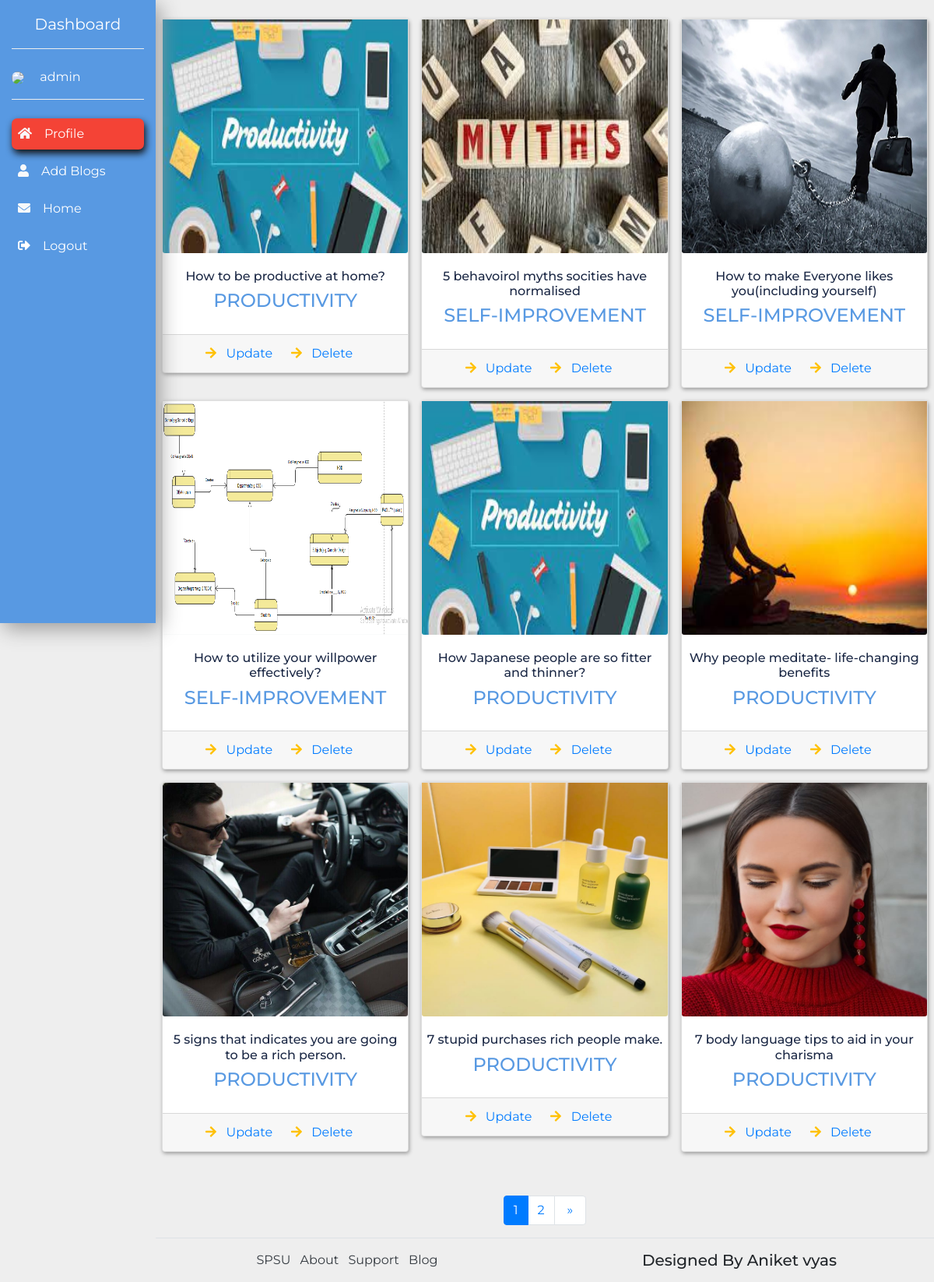
The page /dashboard (signed in) on the database its author committed.
### blogcodecs/models.py (models this page shows, shortened)
class blogs(models.Model):
    id = models.AutoField(primary_key=True)
    title = models.CharField(max_length=1000)
    image = models.ImageField()
    content = RichTextField(blank=True,null=True)
    submitedBy = models.ForeignKey(settings.AUTH_USER_MODEL,on_delete=models.CASCADE)
    dateUploaded = models.DateTimeField(auto_now_add=True)
    updatedOn = models.DateTimeField(auto_now_add=True)
    category = models.ForeignKey('category',on_delete=models.CASCADE)
    likes = models.IntegerField()

class category(models.Model):
    id = models.AutoField(primary_key=True)
    name = models.CharField(max_length=500)
    def __str__(self):
        return self.name

### blogcodecs/views.py (the view)
# urls.py: path('dashboard',views.dashboardView),
def dashboardView(request):
    dataObject = blogs.objects.filter(submitedBy=request.user).order_by('-dateUploaded')
    paginator = Paginator(dataObject,9)
    page = request.GET.get('page')
    galler = paginator.get_page(page)
    context = {
        'categoryPacket':category.objects.all(),
        'gallery':galler,
    }
    return render(request,'dashboard.html',context)

### templates/dashboard.html (shortened to what this page needs)
<!doctype html> {% load static %}
<html lang="en">
  <head>
    <link rel="stylesheet" href="https://stackpath.bootstrapcdn.com/bootstrap/4.1.1/css/bootstrap.min.css">
    <link rel="stylesheet" href="{% static 'css/style_dash.css' %}">
  </head>
  <body>
    <nav class="navbar navbar-expand-lg navbar-light">
      <div class="collapse navbar-collapse" id="navbarSupportedContent">
        <div class="container-fluid">
          <div class="row">
            <div class="col-xl-2 col-lg-3 col-md-4 sidebar fixed-top">
              <a href="#" class="navbar-brand text-white d-block mx-auto text-center py-3 mb-4 bottom-border">Dashboard</a>
              <div class="bottom-border pb-3">
                <img src="images/admin.jpeg" width="50" class="rounded-circle mr-3">
                <a href="#" class="text-white">{{user.username}}</a>
              </div>
              <ul class="navbar-nav flex-column mt-4">
              <li class="nav-item"><a href="#" class="nav-link text-white  mb-2 current"><i class="fas fa-home text-light mr-3"></i>Profile</a></li>
                <li class="nav-item"><a href="#" data-toggle="modal" data-target="#addBlogModal" class="nav-link text-white  mb-2 sidebar-link"><i class="fas fa-user text-light mr-3"></i>Add Blogs</a></li>
                <li class="nav-item"><a href="/" class="nav-link text-white  mb-2 sidebar-link"><i class="fas fa-envelope text-light  mr-3"></i>Home</a></li>
                <li class="nav-item"><a href="#" class="nav-link text-white mb-2 sidebar-link" data-toggle="modal" data-target="#sign-out"><i class="fas fa-sign-out-alt mr-3 "></i>Logout</a></li>
              </ul>
            </div>
          </div>
        </div>
      </div>
    </nav>
    <section>
      <div class="container-fluid">
        <div class="row">
          <div class="col-xl-10 col-lg-9 col-md-8 ml-auto">
            <div class="row justify-content-center mb-5">
                {% for i in gallery %}
              <div class="col-xl-4 col-sm-6 p-2">
                <div class="card card-common">
                    <div class="card-image-top">
                        <img src="/media/{{i.image}}" style="height:300px;" class="card-img-bottom d-block radius-image-full " alt="">
                    </div>
                  <div class="card-body">
                    <div class="row justify-content-center">
                      <div class="">
                        <h6 class="text-center" style="color:#1B2845;">{{i.title}}</h6>
                        <h4 class="text-center text-uppercase" style="color:#5899E2">{{i.category}}</h4>
                      </div>
                    </div>
                  </div>
                  <div class="card-footer text-secondary">
                      <div class="row justify-content-center text-center">
                          <div class="mr-4">
                            <i class="fas fa-arrow-right  mr-2 text-warning"></i>
                            <span><a href="#" data-toggle="modal" data-target="#updateBlogModal{{i.id}}" style="text-decoration:none;">Update </a></span>
                          </div>
                          <div class="mr-3">
                            <i class="fas fa-arrow-right mr-2 text-warning"></i>
                            <span><a href="delete/{{i.id}}" style="text-decoration:none;ß">Delete</a></span>
                          </div>
                      </div>
                  </div>
                </div>
              </div>
              {% endfor %}
            </div>
            <ul class="pagination justify-content-center">
              {% for num in gallery.paginator.page_range %}
                  {% if gallery.number == num %}
                      <li class="page-item active"><span class="page-link active">{{ num }}</span></li>
                  {% elif num > gallery.number|add:'-3' and num < gallery.number|add:'3' %}
                      <li class="page-item"><a class="page-link" href="?page={{ num }}">{{ num }}</a></li>
                  {% endif %}
              {% endfor %}
              {% if gallery.has_next %}
                  <li class="page-item"><a class="page-link py-2 px-3" href="?page={{ gallery.next_page_number }}">
                      <span>&raquo;</span>
                  </a></li>
              {% endif %}
              </ul>
          </div>
        </div>
      </div>
    </section>
    <footer>
      <div class="container-fluid">
        <div class="row">
          <div class="col-xl-10 col-lg-9 col-md-8 ml-auto">
            <div class="row border-top pt-3">
              <div class="col-lg-6 text-center">
                <ul class="list-inline">
                  <li class="list-inline-item mr-2">
                    <a href="#" class="text-dark">SPSU</a>
                  </li>
                  <li class="list-inline-item mr-2">
                    <a href="#" class="text-dark">About</a>
                  </li>
                  <li class="list-inline-item mr-2">
                    <a href="#" class="text-dark">Support</a>
                  </li>
                  <li class="list-inline-item mr-2">
                    <a href="#" class="text-dark">Blog</a>
                  </li>
                </ul>
              </div>
              <div class="col-lg-6 text-center">
                <h5>Designed By Aniket vyas</h5>
              </div>
            </div>
          </div>
        </div>
      </div>
    </footer>
  </body>
</html>

### static/css/style_dash.css (style rules this page uses)
body { font-family: 'Montserrat', sans-serif; background-color: #eee; }
.sidebar { height: 100vh; background-color:#5899E2; background-position: center; background-repeat: no-repeat; background-size: cover; box-shadow: 5px 7px 25px #999; }
.bottom-border { border-bottom: 1px groove #eee; }
.sidebar-link { transition: all .4s; }
.current { background-color: #f44336; border-radius: 7px; box-shadow: 2px 5px 10px #111; transition: all .3s; }
.card-common { box-shadow: 1px 2px 5px #999; }

### rows shown on the page
blogs: image (picture), title "How to be productive at home?", category "PRODUCTIVITY"
blogs: image (picture), title "5 behavoirol myths socities have normalised", category "SELF-IMPROVEMENT"
blogs: image (picture), title "How to make Everyone likes you(including yourself)", category "SELF-IMPROVEMENT"
blogs: image (picture), title "How to utilize your willpower effectively?", category "SELF-IMPROVEMENT"
blogs: image (picture), title "How Japanese people are so fitter and thinner?", category "PRODUCTIVITY"
blogs: image (picture), title "Why people meditate- life-changing benefits", category "PRODUCTIVITY"
blogs: image (picture), title "5 signs that indicates you are going to be a rich person.", category "PRODUCTIVITY"
blogs: image (picture), title "7 stupid purchases rich people make.", category "PRODUCTIVITY"
blogs: image (picture), title "7 body language tips to aid in your charisma", category "PRODUCTIVITY"

### other values the page prints
{{ user.username }} "admin"
{{ num }} "1"
{{ num }} "2"
